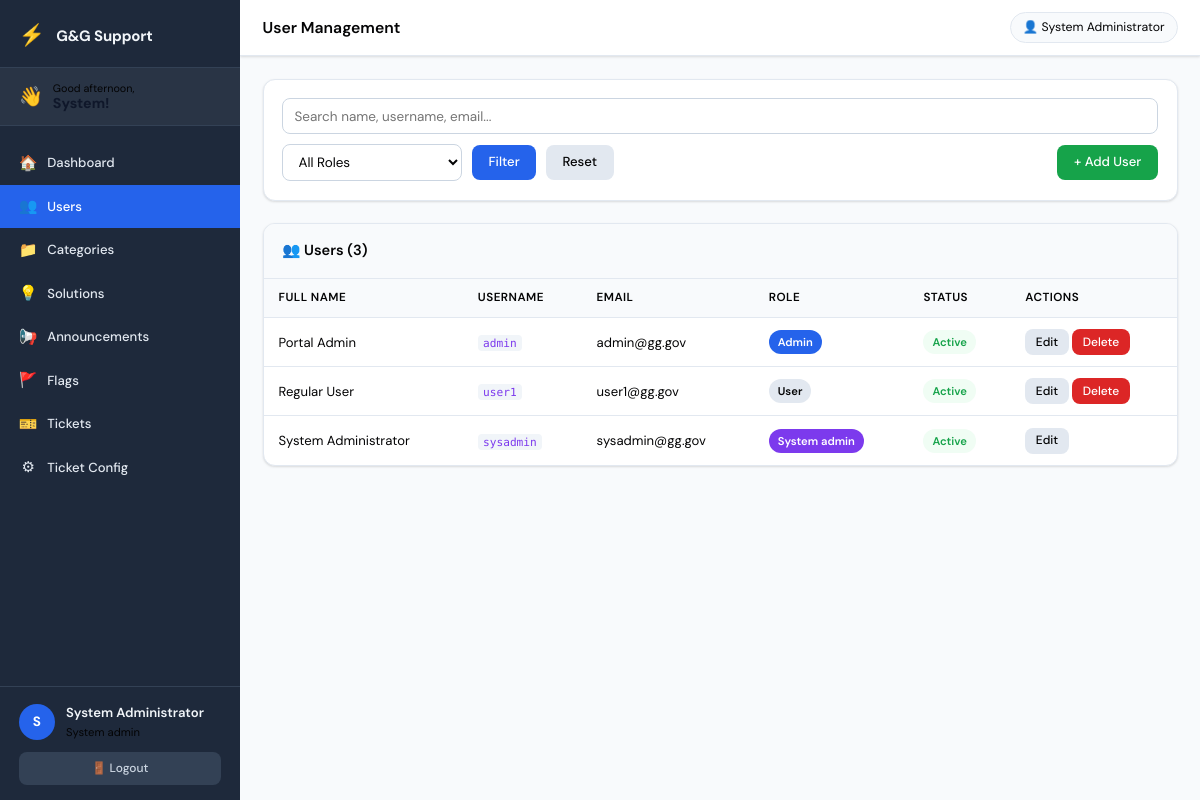
The page /admin/users.php (signed in) on the database its author committed.
### tables this page shows
CREATE TABLE `users` (
  `id`         INT UNSIGNED    NOT NULL AUTO_INCREMENT,
  `full_name`  VARCHAR(120)    NOT NULL,
  `username`   VARCHAR(60)     NOT NULL UNIQUE,
  `email`      VARCHAR(150)    DEFAULT NULL,
  `password`   VARCHAR(255)    NOT NULL,
  `role`       ENUM('user','admin','system_admin') NOT NULL DEFAULT 'user',
  `is_active`  TINYINT(1)      NOT NULL DEFAULT 1,
  `created_at` TIMESTAMP       NOT NULL DEFAULT CURRENT_TIMESTAMP,
  PRIMARY KEY (`id`)
);

### includes/auth_guard.php (called while the page is built, shortened)
<?php
function current_user(): array {
    return [
        'id'        => $_SESSION['user_id']   ?? 0,
        'full_name' => $_SESSION['full_name'] ?? '',
        'username'  => $_SESSION['username']  ?? '',
        'role'      => $_SESSION['role']      ?? '',
    ];
}

### admin/users.php (the view, shortened to what this page needs)
<?php
require_once __DIR__ . '/../includes/auth_guard.php';
$page_title = 'User Management';
$search = trim($_GET['search'] ?? '');
$where = 'WHERE 1=1';
$params = [];
$stmt = $pdo->prepare("SELECT * FROM users $where ORDER BY full_name ASC");
$stmt->execute($params);
$users = $stmt->fetchAll();
require_once __DIR__ . '/../includes/header.php';
?>
<div class="card">
    <form method="GET" action="<?= BASE_URL ?>/admin/users.php" class="filter-bar">
        <input type="text" name="search" class="form-control" placeholder="Search name, username, email..." value="<?= htmlspecialchars($search) ?>">
        <select name="role" class="form-control" style="max-width:180px">
            <option value="">All Roles</option>
        </select>
        <button type="submit" class="btn btn-primary">Filter</button>
        <a href="<?= BASE_URL ?>/admin/users.php" class="btn btn-secondary">Reset</a>
        <button type="button" class="btn btn-success" onclick="openModal('addUserModal')" style="margin-left:auto">+ Add User</button>
    </form>
</div>
<div class="card">
    <div class="card-header"><h2>👥 Users (<?= count($users) ?>)</h2></div>
    <?php if ($users): ?>
    <table class="data-table">
        <thead>
            <tr>
                <th>Full Name</th>
                <th>Username</th>
                <th>Email</th>
                <th>Role</th>
                <th>Status</th>
                <th>Actions</th>
            </tr>
        </thead>
        <tbody>
        <?php foreach ($users as $u): ?>
        <tr class="<?= !$u['is_active'] ? 'row-inactive' : '' ?>">
            <td><?= htmlspecialchars($u['full_name']) ?></td>
            <td><code><?= htmlspecialchars($u['username']) ?></code></td>
            <td><?= htmlspecialchars($u['email'] ?? '—') ?></td>
            <td><span class="badge badge-<?= $u['role'] ?>"><?= ucfirst(str_replace('_',' ',$u['role'])) ?></span></td>
            <td><span class="badge <?= $u['is_active'] ? 'badge-active' : 'badge-inactive' ?>"><?= $u['is_active'] ? 'Active' : 'Inactive' ?></span></td>
            <td>
                <button class="btn btn-sm btn-secondary"
                    onclick="openEditModal(<?= htmlspecialchars(json_encode($u)) ?>)">Edit</button>
                <?php if ($u['id'] != $_SESSION['user_id']): ?>
                <button class="btn btn-sm btn-danger"
                    onclick="confirmDeleteUser(<?= $u['id'] ?>, '<?= addslashes(htmlspecialchars($u['full_name'])) ?>')">Delete</button>
                <?php endif; ?>
            </td>
        </tr>
        <?php endforeach; ?>
        </tbody>
    </table>
    <?php else: ?>
    <p class="empty-state">No users found.</p>
    <?php endif; ?>
</div>
<?php require_once __DIR__ . '/../includes/footer.php'; ?>

### includes/header.php (shortened to what this page needs)
<?php
$_user  = current_user();
$_role  = $_user['role'];
$_name  = htmlspecialchars($_user['full_name']);
$_first = htmlspecialchars(explode(' ', $_user['full_name'])[0]);
$_page  = basename($_SERVER['PHP_SELF']);
$hour = (int)date('H');
if ($hour < 12)      $_greeting = 'Good morning';
elseif ($hour < 17)  $_greeting = 'Good afternoon';
else                 $_greeting = 'Good evening';
?>
<!DOCTYPE html>
<html lang="en">
<head>
    <link rel="stylesheet" href="<?= BASE_URL ?>/assets/css/style.css">
</head>
<body>
<div class="layout">
    <aside class="sidebar" id="sidebar">
        <div class="sidebar-brand">
            <span class="brand-icon">⚡</span>
            <span class="brand-text">G&amp;G Support</span>
        </div>
        <div class="sidebar-greeting">
            <span class="greeting-wave">👋</span>
            <div>
                <div class="greeting-text"><?= $_greeting ?>,</div>
                <div class="greeting-name"><?= $_first ?>!</div>
            </div>
        </div>
        <nav class="sidebar-nav">
            <?php if ($_role === 'system_admin'): ?>
                <a href="<?= BASE_URL ?>/admin/system_dashboard.php" class="nav-item <?= $_page === 'system_dashboard.php' ? 'active' : '' ?>">
                    <span class="nav-icon">🏠</span> Dashboard
                </a>
                <a href="<?= BASE_URL ?>/admin/users.php" class="nav-item <?= $_page === 'users.php' ? 'active' : '' ?>">
                    <span class="nav-icon">👥</span> Users
                </a>
                <a href="<?= BASE_URL ?>/admin/categories.php" class="nav-item <?= $_page === 'categories.php' ? 'active' : '' ?>">
                    <span class="nav-icon">📁</span> Categories
                </a>
                <a href="<?= BASE_URL ?>/admin/solutions.php" class="nav-item <?= $_page === 'solutions.php' ? 'active' : '' ?>">
                    <span class="nav-icon">💡</span> Solutions
                </a>
                <a href="<?= BASE_URL ?>/admin/announcements.php" class="nav-item <?= $_page === 'announcements.php' ? 'active' : '' ?>">
                    <span class="nav-icon">📢</span> Announcements
                </a>
                <a href="<?= BASE_URL ?>/admin/pending_flags.php" class="nav-item <?= $_page === 'pending_flags.php' ? 'active' : '' ?>">
                    <span class="nav-icon">🚩</span> Flags
                </a>
                <a href="<?= BASE_URL ?>/admin/tickets.php" class="nav-item <?= $_page === 'tickets.php' ? 'active' : '' ?>">
                    <span class="nav-icon">🎫</span> Tickets
                </a>
                <a href="<?= BASE_URL ?>/admin/ticket_config.php" class="nav-item <?= $_page === 'ticket_config.php' ? 'active' : '' ?>">
                    <span class="nav-icon">⚙</span> Ticket Config
                </a>
            <?php endif; ?>
        </nav>
        <div class="sidebar-footer">
            <div class="user-info">
                <div class="user-avatar"><?= strtoupper(substr($_name, 0, 1)) ?></div>
                <div class="user-details">
                    <div class="user-name"><?= $_name ?></div>
                    <div class="user-role"><?= ucfirst(str_replace('_', ' ', $_role)) ?></div>
                </div>
            </div>
            <a href="<?= BASE_URL ?>/logout.php" class="btn-logout">🚪 Logout</a>
        </div>
    </aside>
    <main class="main-content">
        <div class="topbar">
            <h1 class="page-heading"><?= htmlspecialchars($page_title ?? '') ?></h1>
            <div class="topbar-right">
                <span class="topbar-user">👤 <?= $_name ?></span>
            </div>
        </div>
        <div class="content-body">

### rows shown on the page
users: full_name "System", full_name "S", full_name "System Administrator", role "System admin", username "sysadmin", email "sysadmin@gg.gov", is_active "Active"
users: full_name "Portal Admin", username "admin", email "admin@gg.gov", role "Admin", is_active "Active"
users: full_name "Regular User", username "user1", email "user1@gg.gov", role "User", is_active "Active"

### other values the page prints
$_greeting "Good afternoon"
$page_title "User Management"
count($users) "3"
